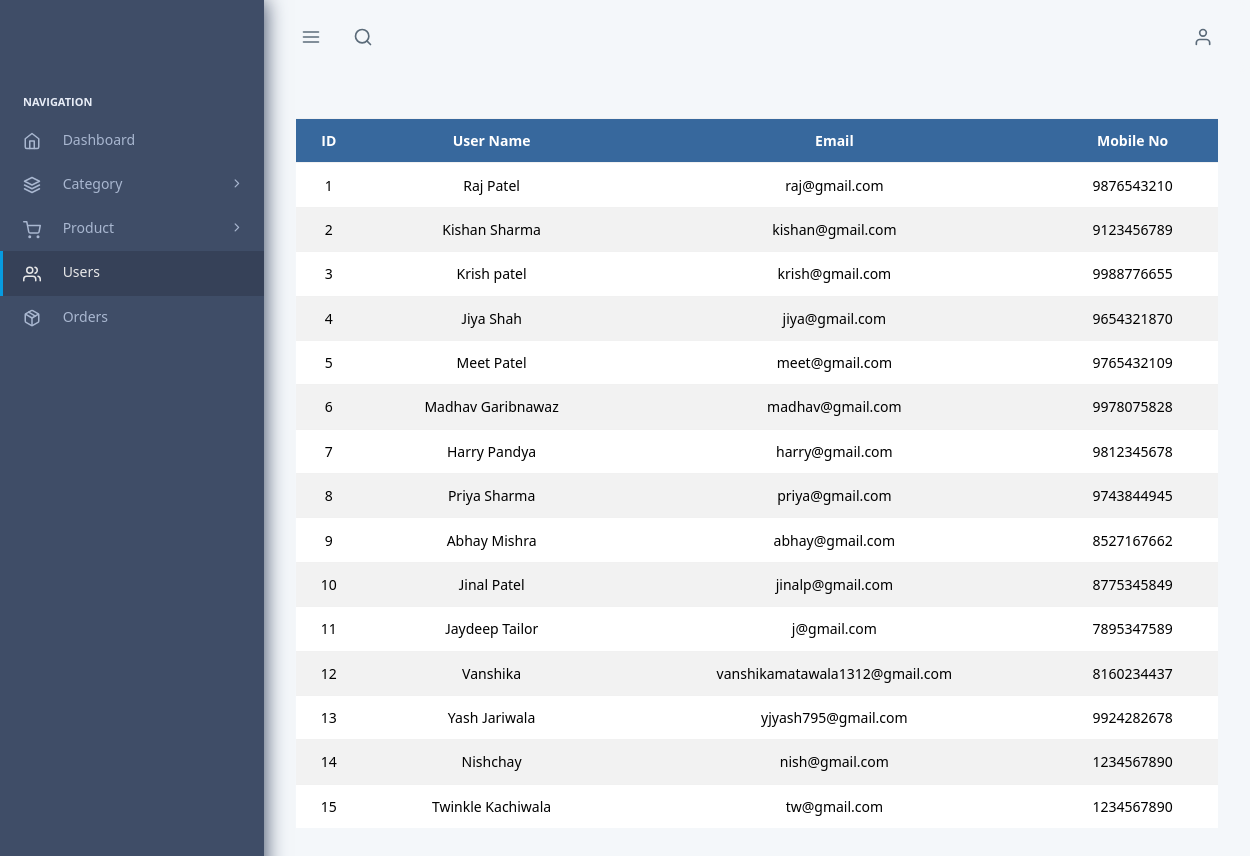
Page /admin1/pages/users.php on the committed database.
### tables this page shows
CREATE TABLE `user_master` (
  `uid` int(11) NOT NULL,
  `uname` varchar(50) NOT NULL,
  `address` varchar(100) NOT NULL,
  `email` varchar(100) NOT NULL,
  `password` varchar(50) NOT NULL,
  `mobile` bigint(11) NOT NULL,
  `status` int(11) NOT NULL
);

### admin1/pages/users.php (the view, shortened to what this page needs)
<?php
    include("hhh.php");
?>
<div class="container mt-4">
    <div class="table-responsive">
        <?php
            include("connect.php");
            $q = mysqli_query($con,"select * from user_master");
            echo "<table class='table table-striped table-hover align-middle text-center'>";
            echo "<tr class='table-header'>";
            $c=1;
            echo "<th>ID</th>";
            echo "<th>User Name</th>";
            echo "<th>Email</th>";
            echo "<th>Mobile No</th>";
            echo "</tr>";
            while ($row = mysqli_fetch_array($q))
            {
                echo "<tr>";
                echo "<td>" . $c;
                echo "<td>" .$row['uname'];
                echo "<td>" .$row['email'];
                echo "<td>" .$row['mobile'];
                echo "</tr>";
                $c+=1;
            }
            echo "</table>";
        ?>
    </div>
</div>
<?php
    include("fff.php");
?>

### admin1/pages/users.php (style rules this page uses)
.table-header th { background-color: #3A6EA5 !important; color: #fff !important; }

### rows in the picture
user_master: uname "Raj Patel", email "raj@gmail.com", mobile "9876543210"
user_master: uname "Kishan Sharma", email "kishan@gmail.com", mobile "9123456789"
user_master: uname "Krish patel", email "krish@gmail.com", mobile "9988776655"
user_master: uname "Jiya Shah", email "jiya@gmail.com", mobile "9654321870"
user_master: uname "Meet Patel", email "meet@gmail.com", mobile "9765432109"
user_master: uname "Madhav Garibnawaz", email "madhav@gmail.com", mobile "9978075828"
user_master: uname "Harry Pandya", email "harry@gmail.com", mobile "9812345678"
user_master: uname "Priya Sharma", email "priya@gmail.com", mobile "9743844945"
user_master: uname "Abhay Mishra", email "abhay@gmail.com", mobile "8527167662"
user_master: uname "Jinal Patel", email "jinalp@gmail.com", mobile "8775345849"
user_master: uname "Jaydeep Tailor", email "j@gmail.com", mobile "7895347589"
user_master: uname "Vanshika", email "vanshikamatawala1312@gmail.com", mobile "8160234437"
user_master: uname "Yash Jariwala", email "yjyash795@gmail.com", mobile "9924282678"
user_master: uname "Nishchay", email "nish@gmail.com", mobile "1234567890"
user_master: uname "Twinkle Kachiwala", email "tw@gmail.com", mobile "1234567890"
